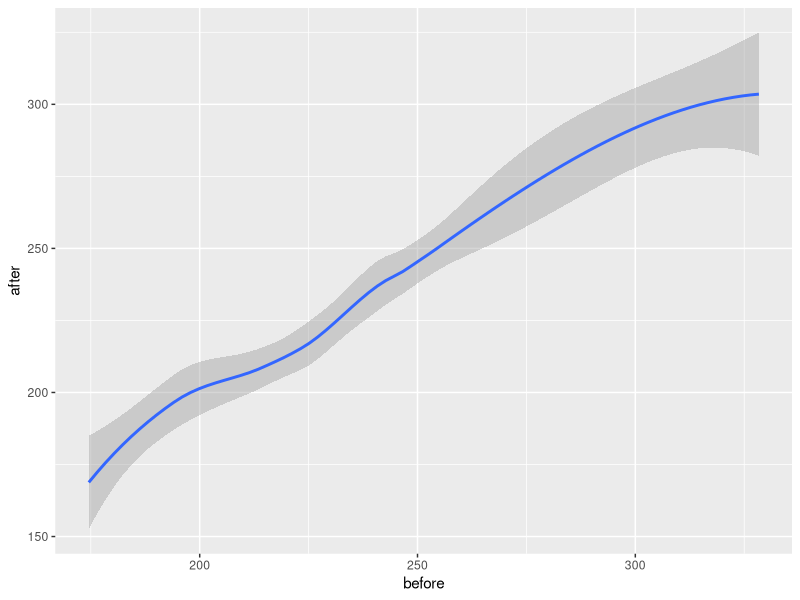
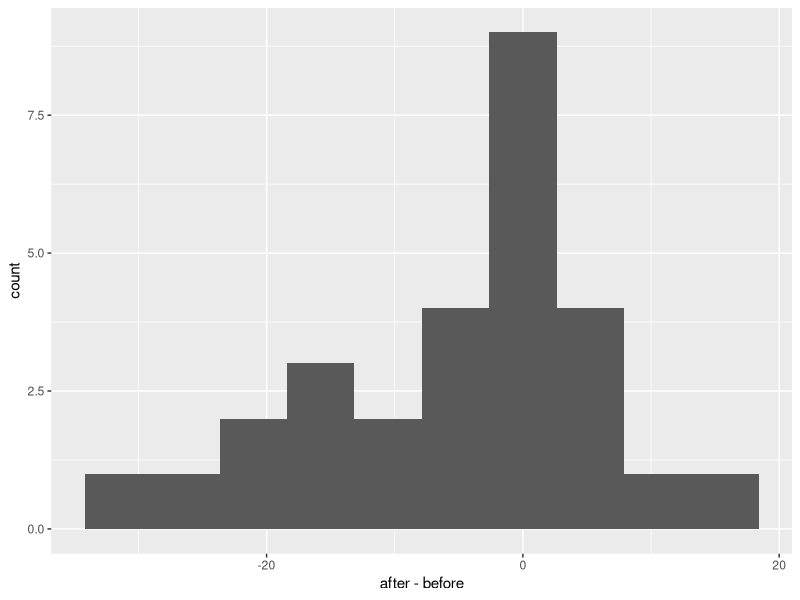
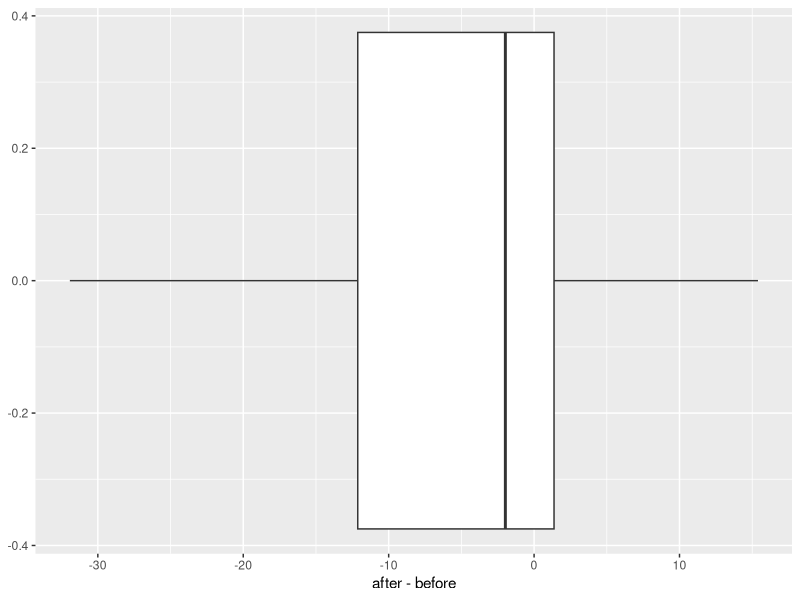
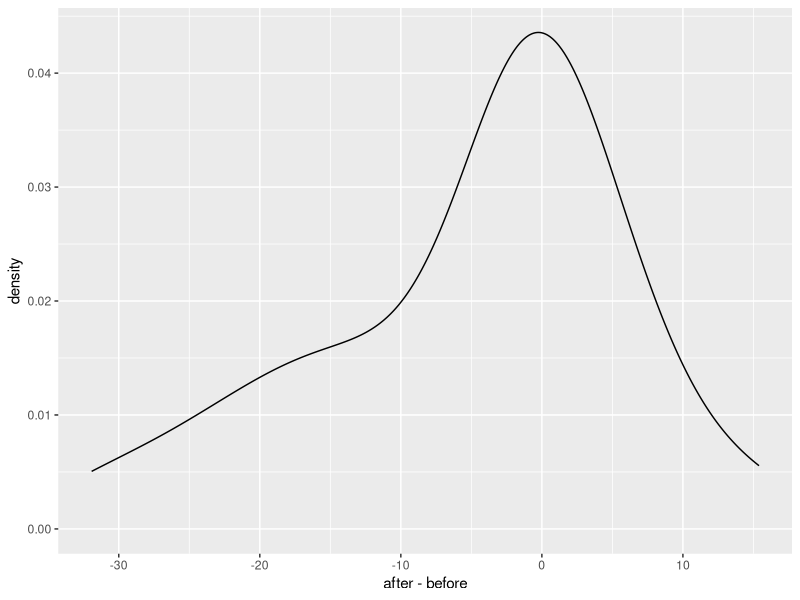

R code for these plots, in order:
## ---- chunk 1
cholesterol <- read.csv(file = "./data/cholesterol.csv")
colnames(cholesterol)
## ---- chunk 2
library(ggplot2)
## ---- chunk 3
ggplot(cholesterol, aes(x = before, y = after)) +
  geom_smooth()
## ---- chunk 4
ggplot(cholesterol, aes(x = after - before)) +
  geom_histogram(bins = 10)
## ---- chunk 5
ggplot(cholesterol, aes(x = after - before)) +
  geom_boxplot()
## ---- chunk 6
ggplot(cholesterol, aes(x = after - before)) +
  geom_density()
## ---- chunk 7
xdiff <- mean(cholesterol$after - cholesterol$before)
sdiff <- sd(cholesterol$after - cholesterol$before)
n <- length(cholesterol$after)
mu0 <- 0

alpha <- 0.05

(t <- (xdiff - mu0) / (sdiff / sqrt(n)))

t < alpha
